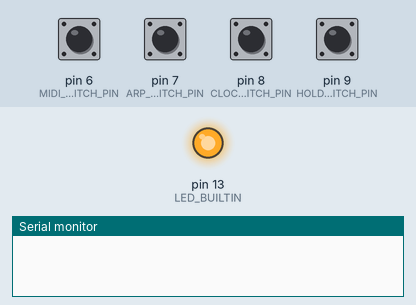
A sketch run on a simulated Arduino Uno, built with avr-gcc and run on an emulated ATmega328P. On the bench: output pins drawn as LEDs (lit = HIGH), the last lines printed to the serial monitor. The test bench sets the inputs (shaded band); at power-on: pin 6 (MIDI_1_THRU_ON_OFF_SWITCH_PIN), pin 7 (ARP_ON_OFF_SWITCH_PIN), pin 8 (CLOCK_SRC_SWITCH_PIN), pin 9 (HOLD_ON_OFF_SWITCH_PIN) LOW.

Above: at 0.11 s.
At 2.2 s:
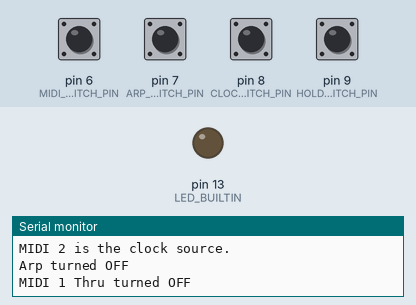
2.3 s: pin 6 (MIDI_1_THRU_ON_OFF_SWITCH_PIN) pulled HIGH for 0.15 s
3.9 s: pin 7 (ARP_ON_OFF_SWITCH_PIN) pulled HIGH for 0.15 s
5.5 s: pin 8 (CLOCK_SRC_SWITCH_PIN) pulled HIGH for 0.15 s
7.1 s: pin 9 (HOLD_ON_OFF_SWITCH_PIN) pulled HIGH for 0.15 s
Timing chart, 0 to 9.7 s (numbered marks = the images above; inputs shaded):
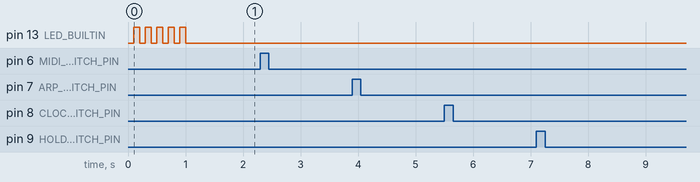

The sketch:

switchSanityCheck.ino
```cpp
#include <MIDI.h>

constexpr int HOLD_ON_OFF_SWITCH_PIN = 9;
constexpr int CLOCK_SRC_SWITCH_PIN = 8;
constexpr int ARP_ON_OFF_SWITCH_PIN = 7;
constexpr int MIDI_1_THRU_ON_OFF_SWITCH_PIN = 6;

static bool hold = true;
static bool midi1ClockSource = true;
static bool arp = true;
static bool thru = true;

void setup() {
    Serial.begin(9600);

    pinMode(HOLD_ON_OFF_SWITCH_PIN, INPUT);
    pinMode(CLOCK_SRC_SWITCH_PIN, INPUT);
    pinMode(ARP_ON_OFF_SWITCH_PIN, INPUT);
    pinMode(MIDI_1_THRU_ON_OFF_SWITCH_PIN, INPUT);

    pinMode(LED_BUILTIN, OUTPUT);
    digitalWrite(LED_BUILTIN, LOW);
    for (int i = 0; i < 5; i++) {
        delay(100);
        digitalWrite(LED_BUILTIN, HIGH);
        delay(100);
        digitalWrite(LED_BUILTIN, LOW);
    }

    if (digitalRead(HOLD_ON_OFF_SWITCH_PIN) == HIGH) {
        Serial.println("Hold turned ON");
        hold = true;
        digitalWrite(LED_BUILTIN, HIGH);
    } else {
        Serial.println("Hold turned OFF");
        hold = false;
        digitalWrite(LED_BUILTIN, LOW);
    }

    if (digitalRead(CLOCK_SRC_SWITCH_PIN) == HIGH) {
        Serial.println("MIDI 1 is the clock source.");
        midi1ClockSource = true;
    } else {
        Serial.println("MIDI 2 is the clock source.");
        midi1ClockSource = false;
    }

    if (digitalRead(ARP_ON_OFF_SWITCH_PIN) == HIGH) {
        Serial.println("Arp turned ON");
        arp = true;
    } else {
        Serial.println("Arp turned OFF");
        arp = false;
    }

    if (digitalRead(MIDI_1_THRU_ON_OFF_SWITCH_PIN) == HIGH) {
        Serial.println("MIDI 1 Thru turned ON");
        thru = true;
    } else {
        Serial.println("MIDI 1 Thru turned OFF");
        thru = false;
    }
}

void loop() {
    if (digitalRead(HOLD_ON_OFF_SWITCH_PIN) == HIGH && !hold) {
        Serial.println("Hold turning ON");
        hold = true;
        delay(50);
    }
    if (digitalRead(HOLD_ON_OFF_SWITCH_PIN) == LOW && hold) {
        Serial.println("Hold turning OFF");
        hold = false;
        delay(50);
    }

    if (digitalRead(CLOCK_SRC_SWITCH_PIN) == HIGH && !midi1ClockSource) {
        Serial.println("MIDI 1 is now the clock source.");
        midi1ClockSource = true;
        delay(50);
    }
    if (digitalRead(CLOCK_SRC_SWITCH_PIN) == LOW && midi1ClockSource) {
        Serial.println("MIDI 2 is now the clock source.");
        midi1ClockSource = false;
        delay(50);
    }

    if (digitalRead(ARP_ON_OFF_SWITCH_PIN) == HIGH && !arp) {
        Serial.println("Arp turning ON");
        arp = true;
        delay(50);
    }
    if (digitalRead(ARP_ON_OFF_SWITCH_PIN) == LOW && arp) {
        Serial.println("Arp turning OFF");
        arp = false;
        delay(50);
    }

    if (digitalRead(MIDI_1_THRU_ON_OFF_SWITCH_PIN) == HIGH && !thru) {
        Serial.println("MIDI 1 Thru turning ON");
        thru = true;
        delay(50);
    }
    if (digitalRead(MIDI_1_THRU_ON_OFF_SWITCH_PIN) == LOW && thru) {
        Serial.println("MIDI 1 Thru turning OFF");
        thru = false;
        delay(50);
    }
}
```
